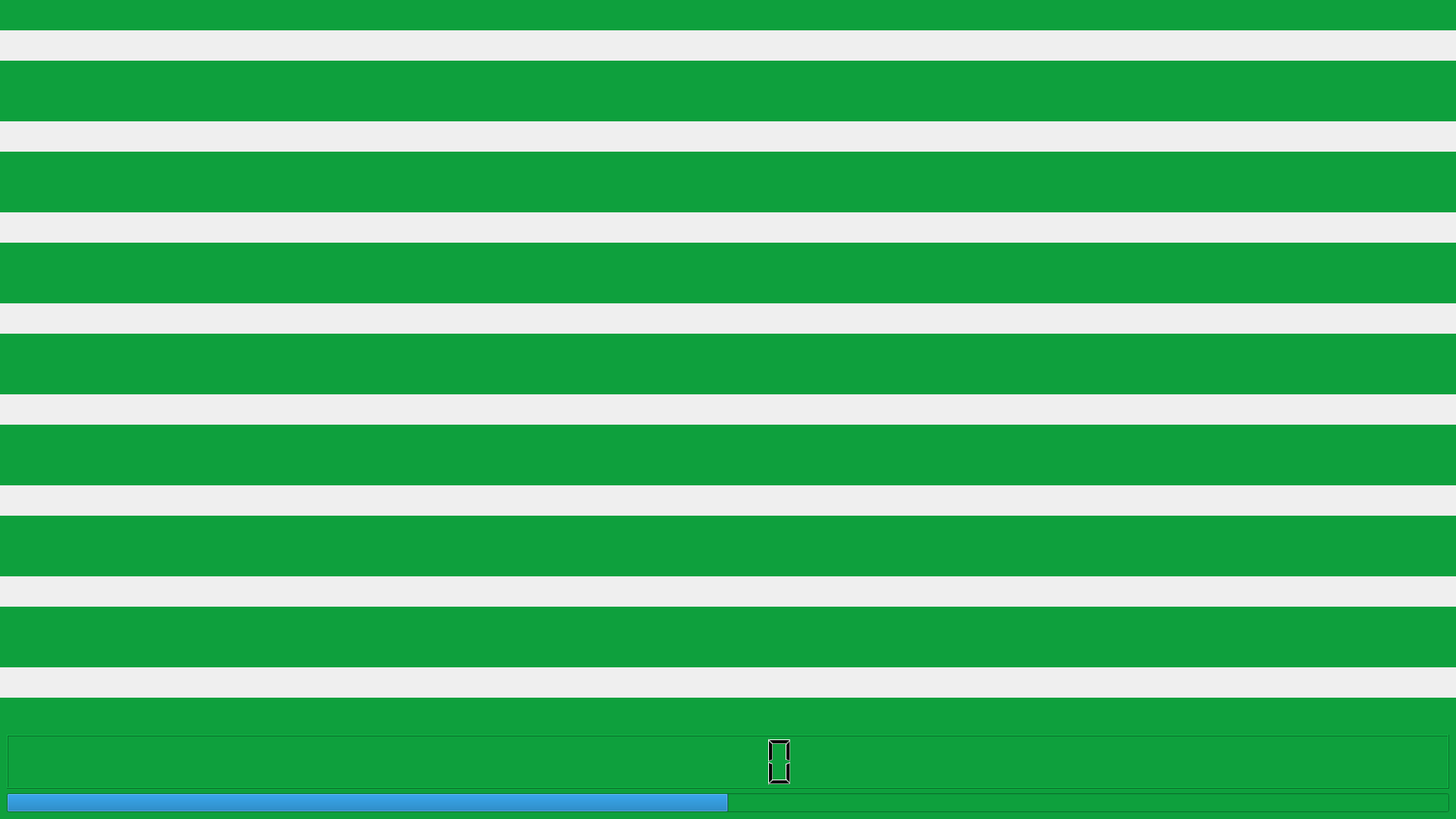
<?xml version="1.0" encoding="UTF-8"?>
<ui version="4.0">
 <class>Partie</class>
 <widget class="QWidget" name="Partie">
  <property name="geometry">
   <rect>
    <x>0</x>
    <y>0</y>
    <width>1920</width>
    <height>1080</height>
   </rect>
  </property>
  <property name="font">
   <font>
    <family>Ubuntu Condensed</family>
   </font>
  </property>
  <property name="windowTitle">
   <string>Jolly-Jumpi</string>
  </property>
  <property name="styleSheet">
   <string notr="true"/>
  </property>
  <layout class="QVBoxLayout" name="verticalLayout">
   <property name="spacing">
    <number>0</number>
   </property>
   <property name="leftMargin">
    <number>0</number>
   </property>
   <property name="topMargin">
    <number>0</number>
   </property>
   <property name="rightMargin">
    <number>0</number>
   </property>
   <property name="bottomMargin">
    <number>0</number>
   </property>
   <item>
    <widget class="QWidget" name="Ligne1" native="true">
     <widget class="QLabel" name="label_cheval1">
      <property name="geometry">
       <rect>
        <x>0</x>
        <y>0</y>
        <width>120</width>
        <height>120</height>
       </rect>
      </property>
      <property name="text">
       <string/>
      </property>
      <property name="pixmap">
       <pixmap>../../../../Téléchargements/cheval.png</pixmap>
      </property>
      <property name="scaledContents">
       <bool>true</bool>
      </property>
     </widget>
     <widget class="QLabel" name="label_herbeBasse">
      <property name="geometry">
       <rect>
        <x>0</x>
        <y>80</y>
        <width>1920</width>
        <height>40</height>
       </rect>
      </property>
      <property name="styleSheet">
       <string notr="true">background-color: rgb(14, 160, 61);</string>
      </property>
      <property name="text">
       <string/>
      </property>
      <property name="scaledContents">
       <bool>false</bool>
      </property>
     </widget>
     <widget class="QLabel" name="label_herbeHaute">
      <property name="geometry">
       <rect>
        <x>0</x>
        <y>0</y>
        <width>1920</width>
        <height>40</height>
       </rect>
      </property>
      <property name="styleSheet">
       <string notr="true">background-color: rgb(14, 160, 61);</string>
      </property>
      <property name="text">
       <string/>
      </property>
      <property name="scaledContents">
       <bool>false</bool>
      </property>
     </widget>
     <zorder>label_herbeHaute</zorder>
     <zorder>label_cheval1</zorder>
     <zorder>label_herbeBasse</zorder>
    </widget>
   </item>
   <item>
    <widget class="QWidget" name="Ligne2" native="true">
     <widget class="QLabel" name="label_cheval1_2">
      <property name="geometry">
       <rect>
        <x>0</x>
        <y>0</y>
        <width>120</width>
        <height>120</height>
       </rect>
      </property>
      <property name="text">
       <string/>
      </property>
      <property name="pixmap">
       <pixmap>../../../../Téléchargements/cheval.png</pixmap>
      </property>
      <property name="scaledContents">
       <bool>true</bool>
      </property>
     </widget>
     <widget class="QLabel" name="label_herbeBasse_2">
      <property name="geometry">
       <rect>
        <x>0</x>
        <y>80</y>
        <width>1920</width>
        <height>40</height>
       </rect>
      </property>
      <property name="styleSheet">
       <string notr="true">background-color: rgb(14, 160, 61);</string>
      </property>
      <property name="text">
       <string/>
      </property>
      <property name="scaledContents">
       <bool>false</bool>
      </property>
     </widget>
     <widget class="QLabel" name="label_herbeHaute_2">
      <property name="geometry">
       <rect>
        <x>0</x>
        <y>0</y>
        <width>1920</width>
        <height>40</height>
       </rect>
      </property>
      <property name="styleSheet">
       <string notr="true">background-color: rgb(14, 160, 61);</string>
      </property>
      <property name="text">
       <string/>
      </property>
      <property name="scaledContents">
       <bool>false</bool>
      </property>
     </widget>
     <zorder>label_herbeHaute_2</zorder>
     <zorder>label_cheval1_2</zorder>
     <zorder>label_herbeBasse_2</zorder>
    </widget>
   </item>
   <item>
    <widget class="QWidget" name="Ligne3" native="true">
     <widget class="QLabel" name="label_cheval1_3">
      <property name="geometry">
       <rect>
        <x>0</x>
        <y>0</y>
        <width>120</width>
        <height>120</height>
       </rect>
      </property>
      <property name="text">
       <string/>
      </property>
      <property name="pixmap">
       <pixmap>../../../../Téléchargements/cheval.png</pixmap>
      </property>
      <property name="scaledContents">
       <bool>true</bool>
      </property>
     </widget>
     <widget class="QLabel" name="label_herbeBasse_3">
      <property name="geometry">
       <rect>
        <x>0</x>
        <y>80</y>
        <width>1920</width>
        <height>40</height>
       </rect>
      </property>
      <property name="styleSheet">
       <string notr="true">background-color: rgb(14, 160, 61);</string>
      </property>
      <property name="text">
       <string/>
      </property>
      <property name="scaledContents">
       <bool>false</bool>
      </property>
     </widget>
     <widget class="QLabel" name="label_herbeHaute_3">
      <property name="geometry">
       <rect>
        <x>0</x>
        <y>0</y>
        <width>1920</width>
        <height>40</height>
       </rect>
      </property>
      <property name="styleSheet">
       <string notr="true">background-color: rgb(14, 160, 61);</string>
      </property>
      <property name="text">
       <string/>
      </property>
      <property name="scaledContents">
       <bool>false</bool>
      </property>
     </widget>
     <zorder>label_herbeHaute_3</zorder>
     <zorder>label_cheval1_3</zorder>
     <zorder>label_herbeBasse_3</zorder>
    </widget>
   </item>
   <item>
    <widget class="QWidget" name="Ligne4" native="true">
     <widget class="QLabel" name="label_cheval1_4">
      <property name="geometry">
       <rect>
        <x>0</x>
        <y>0</y>
        <width>120</width>
        <height>120</height>
       </rect>
      </property>
      <property name="text">
       <string/>
      </property>
      <property name="pixmap">
       <pixmap>../../../../Téléchargements/cheval.png</pixmap>
      </property>
      <property name="scaledContents">
       <bool>true</bool>
      </property>
     </widget>
     <widget class="QLabel" name="label_herbeBasse_4">
      <property name="geometry">
       <rect>
        <x>0</x>
        <y>80</y>
        <width>1920</width>
        <height>40</height>
       </rect>
      </property>
      <property name="styleSheet">
       <string notr="true">background-color: rgb(14, 160, 61);</string>
      </property>
      <property name="text">
       <string/>
      </property>
      <property name="scaledContents">
       <bool>false</bool>
      </property>
     </widget>
     <widget class="QLabel" name="label_herbeHaute_4">
      <property name="geometry">
       <rect>
        <x>0</x>
        <y>0</y>
        <width>1920</width>
        <height>40</height>
       </rect>
      </property>
      <property name="styleSheet">
       <string notr="true">background-color: rgb(14, 160, 61);</string>
      </property>
      <property name="text">
       <string/>
      </property>
      <property name="scaledContents">
       <bool>false</bool>
      </property>
     </widget>
     <zorder>label_herbeHaute_4</zorder>
     <zorder>label_cheval1_4</zorder>
     <zorder>label_herbeBasse_4</zorder>
    </widget>
   </item>
   <item>
    <widget class="QWidget" name="Ligne5" native="true">
     <widget class="QLabel" name="label_cheval1_5">
      <property name="geometry">
       <rect>
        <x>0</x>
        <y>0</y>
        <width>120</width>
        <height>120</height>
       </rect>
      </property>
      <property name="text">
       <string/>
      </property>
      <property name="pixmap">
       <pixmap>../../../../Téléchargements/cheval.png</pixmap>
      </property>
      <property name="scaledContents">
       <bool>true</bool>
      </property>
     </widget>
     <widget class="QLabel" name="label_herbeBasse_5">
      <property name="geometry">
       <rect>
        <x>0</x>
        <y>80</y>
        <width>1920</width>
        <height>40</height>
       </rect>
      </property>
      <property name="styleSheet">
       <string notr="true">background-color: rgb(14, 160, 61);</string>
      </property>
      <property name="text">
       <string/>
      </property>
      <property name="scaledContents">
       <bool>false</bool>
      </property>
     </widget>
     <widget class="QLabel" name="label_herbeHaute_5">
      <property name="geometry">
       <rect>
        <x>0</x>
        <y>0</y>
        <width>1920</width>
        <height>40</height>
       </rect>
      </property>
      <property name="styleSheet">
       <string notr="true">background-color: rgb(14, 160, 61);</string>
      </property>
      <property name="text">
       <string/>
      </property>
      <property name="scaledContents">
       <bool>false</bool>
      </property>
     </widget>
     <zorder>label_herbeHaute_5</zorder>
     <zorder>label_cheval1_5</zorder>
     <zorder>label_herbeBasse_5</zorder>
    </widget>
   </item>
   <item>
    <widget class="QWidget" name="Ligne6" native="true">
     <widget class="QLabel" name="label_cheval1_6">
      <property name="geometry">
       <rect>
        <x>0</x>
        <y>0</y>
        <width>120</width>
        <height>120</height>
       </rect>
      </property>
      <property name="text">
       <string/>
      </property>
      <property name="pixmap">
       <pixmap>../../../../Téléchargements/cheval.png</pixmap>
      </property>
      <property name="scaledContents">
       <bool>true</bool>
      </property>
     </widget>
     <widget class="QLabel" name="label_herbeBasse_6">
      <property name="geometry">
       <rect>
        <x>0</x>
        <y>80</y>
        <width>1920</width>
        <height>40</height>
       </rect>
      </property>
      <property name="styleSheet">
       <string notr="true">background-color: rgb(14, 160, 61);</string>
      </property>
      <property name="text">
       <string/>
      </property>
      <property name="scaledContents">
       <bool>false</bool>
      </property>
     </widget>
     <widget class="QLabel" name="label_herbeHaute_6">
      <property name="geometry">
       <rect>
        <x>0</x>
        <y>0</y>
        <width>1920</width>
        <height>40</height>
       </rect>
      </property>
      <property name="styleSheet">
       <string notr="true">background-color: rgb(14, 160, 61);</string>
      </property>
      <property name="text">
       <string/>
      </property>
      <property name="scaledContents">
       <bool>false</bool>
      </property>
     </widget>
     <zorder>label_herbeHaute_6</zorder>
     <zorder>label_cheval1_6</zorder>
     <zorder>label_herbeBasse_6</zorder>
    </widget>
   </item>
   <item>
    <widget class="QWidget" name="Ligne7" native="true">
     <widget class="QLabel" name="label_cheval1_7">
      <property name="geometry">
       <rect>
        <x>0</x>
        <y>0</y>
        <width>120</width>
        <height>120</height>
       </rect>
      </property>
      <property name="text">
       <string/>
      </property>
      <property name="pixmap">
       <pixmap>../../../../Téléchargements/cheval.png</pixmap>
      </property>
      <property name="scaledContents">
       <bool>true</bool>
      </property>
     </widget>
     <widget class="QLabel" name="label_herbeBasse_7">
      <property name="geometry">
       <rect>
        <x>0</x>
        <y>80</y>
        <width>1920</width>
        <height>40</height>
       </rect>
      </property>
      <property name="styleSheet">
       <string notr="true">background-color: rgb(14, 160, 61);</string>
      </property>
      <property name="text">
       <string/>
      </property>
      <property name="scaledContents">
       <bool>false</bool>
      </property>
     </widget>
     <widget class="QLabel" name="label_herbeHaute_7">
      <property name="geometry">
       <rect>
        <x>0</x>
        <y>0</y>
        <width>1920</width>
        <height>40</height>
       </rect>
      </property>
      <property name="styleSheet">
       <string notr="true">background-color: rgb(14, 160, 61);</string>
      </property>
      <property name="text">
       <string/>
      </property>
      <property name="scaledContents">
       <bool>false</bool>
      </property>
     </widget>
     <zorder>label_herbeHaute_7</zorder>
     <zorder>label_cheval1_7</zorder>
     <zorder>label_herbeBasse_7</zorder>
    </widget>
   </item>
   <item>
    <widget class="QWidget" name="Ligne8" native="true">
     <widget class="QLabel" name="label_cheval1_8">
      <property name="geometry">
       <rect>
        <x>0</x>
        <y>0</y>
        <width>120</width>
        <height>120</height>
       </rect>
      </property>
      <property name="text">
       <string/>
      </property>
      <property name="pixmap">
       <pixmap>../../../../Téléchargements/cheval.png</pixmap>
      </property>
      <property name="scaledContents">
       <bool>true</bool>
      </property>
     </widget>
     <widget class="QLabel" name="label_herbeBasse_8">
      <property name="geometry">
       <rect>
        <x>0</x>
        <y>80</y>
        <width>1920</width>
        <height>40</height>
       </rect>
      </property>
      <property name="styleSheet">
       <string notr="true">background-color: rgb(14, 160, 61);</string>
      </property>
      <property name="text">
       <string/>
      </property>
      <property name="scaledContents">
       <bool>false</bool>
      </property>
     </widget>
     <widget class="QLabel" name="label_herbeHaute_8">
      <property name="geometry">
       <rect>
        <x>0</x>
        <y>0</y>
        <width>1920</width>
        <height>40</height>
       </rect>
      </property>
      <property name="styleSheet">
       <string notr="true">background-color: rgb(14, 160, 61);</string>
      </property>
      <property name="text">
       <string/>
      </property>
      <property name="scaledContents">
       <bool>false</bool>
      </property>
     </widget>
     <zorder>label_herbeHaute_8</zorder>
     <zorder>label_cheval1_8</zorder>
     <zorder>label_herbeBasse_8</zorder>
    </widget>
   </item>
   <item>
    <widget class="QWidget" name="LigneBas" native="true">
     <property name="styleSheet">
      <string notr="true">background-color: rgb(14, 160, 61);</string>
     </property>
     <layout class="QVBoxLayout" name="verticalLayout_3">
      <item>
       <layout class="QHBoxLayout" name="horizontalLayout_2">
        <item>
         <widget class="QLCDNumber" name="lcdNumber_chonometre"/>
        </item>
       </layout>
      </item>
      <item>
       <widget class="QProgressBar" name="progressBar_minuteur">
        <property name="maximum">
         <number>60</number>
        </property>
        <property name="value">
         <number>30</number>
        </property>
        <property name="format">
         <string/>
        </property>
       </widget>
      </item>
     </layout>
    </widget>
   </item>
  </layout>
 </widget>
 <resources/>
 <connections/>
</ui>
